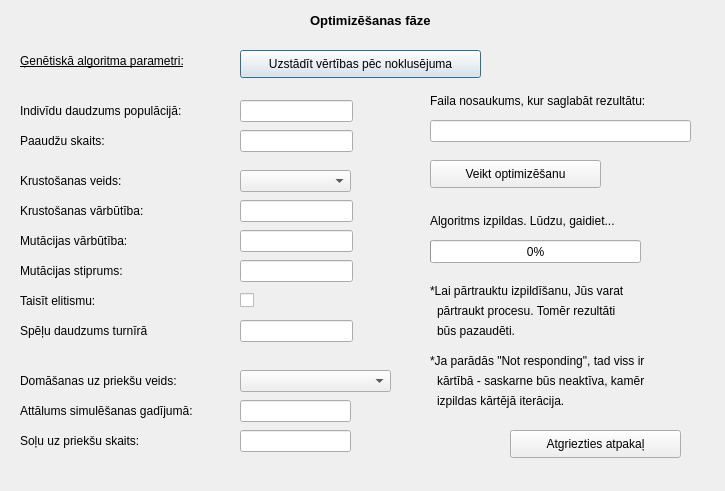
<?xml version="1.0" encoding="UTF-8"?>
<ui version="4.0">
 <class>OptimizingPhase</class>
 <widget class="QDialog" name="OptimizingPhase">
  <property name="geometry">
   <rect>
    <x>0</x>
    <y>0</y>
    <width>725</width>
    <height>491</height>
   </rect>
  </property>
  <property name="minimumSize">
   <size>
    <width>725</width>
    <height>491</height>
   </size>
  </property>
  <property name="maximumSize">
   <size>
    <width>725</width>
    <height>491</height>
   </size>
  </property>
  <property name="windowTitle">
   <string>Dialog</string>
  </property>
  <widget class="QLabel" name="label">
   <property name="geometry">
    <rect>
     <x>310</x>
     <y>0</y>
     <width>171</width>
     <height>41</height>
    </rect>
   </property>
   <property name="font">
    <font>
     <pointsize>10</pointsize>
     <weight>75</weight>
     <bold>true</bold>
    </font>
   </property>
   <property name="locale">
    <locale language="Latvian" country="Latvia"/>
   </property>
   <property name="text">
    <string>Optimizēšanas fāze</string>
   </property>
  </widget>
  <widget class="QLabel" name="label_2">
   <property name="geometry">
    <rect>
     <x>20</x>
     <y>40</y>
     <width>211</width>
     <height>41</height>
    </rect>
   </property>
   <property name="font">
    <font>
     <pointsize>9</pointsize>
     <weight>50</weight>
     <bold>false</bold>
     <underline>true</underline>
    </font>
   </property>
   <property name="locale">
    <locale language="Latvian" country="Latvia"/>
   </property>
   <property name="text">
    <string>Ģenētiskā algoritma parametri:</string>
   </property>
  </widget>
  <widget class="QLabel" name="label_3">
   <property name="geometry">
    <rect>
     <x>20</x>
     <y>90</y>
     <width>211</width>
     <height>41</height>
    </rect>
   </property>
   <property name="font">
    <font>
     <pointsize>9</pointsize>
     <weight>50</weight>
     <bold>false</bold>
     <underline>false</underline>
    </font>
   </property>
   <property name="locale">
    <locale language="Latvian" country="Latvia"/>
   </property>
   <property name="text">
    <string>Indivīdu daudzums populācijā:</string>
   </property>
  </widget>
  <widget class="QLabel" name="label_4">
   <property name="geometry">
    <rect>
     <x>20</x>
     <y>120</y>
     <width>211</width>
     <height>41</height>
    </rect>
   </property>
   <property name="font">
    <font>
     <pointsize>9</pointsize>
     <weight>50</weight>
     <bold>false</bold>
     <underline>false</underline>
    </font>
   </property>
   <property name="locale">
    <locale language="Latvian" country="Latvia"/>
   </property>
   <property name="text">
    <string>Paaudžu skaits:</string>
   </property>
  </widget>
  <widget class="QLabel" name="label_5">
   <property name="geometry">
    <rect>
     <x>20</x>
     <y>160</y>
     <width>211</width>
     <height>41</height>
    </rect>
   </property>
   <property name="font">
    <font>
     <pointsize>9</pointsize>
     <weight>50</weight>
     <bold>false</bold>
     <underline>false</underline>
    </font>
   </property>
   <property name="locale">
    <locale language="Latvian" country="Latvia"/>
   </property>
   <property name="text">
    <string>Krustošanas veids:</string>
   </property>
  </widget>
  <widget class="QLabel" name="label_6">
   <property name="geometry">
    <rect>
     <x>20</x>
     <y>190</y>
     <width>211</width>
     <height>41</height>
    </rect>
   </property>
   <property name="font">
    <font>
     <pointsize>9</pointsize>
     <weight>50</weight>
     <bold>false</bold>
     <underline>false</underline>
    </font>
   </property>
   <property name="locale">
    <locale language="Latvian" country="Latvia"/>
   </property>
   <property name="text">
    <string>Krustošanas vārbūtība:</string>
   </property>
  </widget>
  <widget class="QLabel" name="label_7">
   <property name="geometry">
    <rect>
     <x>20</x>
     <y>220</y>
     <width>211</width>
     <height>41</height>
    </rect>
   </property>
   <property name="font">
    <font>
     <pointsize>9</pointsize>
     <weight>50</weight>
     <bold>false</bold>
     <underline>false</underline>
    </font>
   </property>
   <property name="locale">
    <locale language="Latvian" country="Latvia"/>
   </property>
   <property name="text">
    <string>Mutācijas vārbūtība:</string>
   </property>
  </widget>
  <widget class="QLabel" name="label_8">
   <property name="geometry">
    <rect>
     <x>20</x>
     <y>250</y>
     <width>211</width>
     <height>41</height>
    </rect>
   </property>
   <property name="font">
    <font>
     <pointsize>9</pointsize>
     <weight>50</weight>
     <bold>false</bold>
     <underline>false</underline>
    </font>
   </property>
   <property name="locale">
    <locale language="Latvian" country="Latvia"/>
   </property>
   <property name="text">
    <string>Mutācijas stiprums:</string>
   </property>
  </widget>
  <widget class="QLabel" name="label_9">
   <property name="geometry">
    <rect>
     <x>20</x>
     <y>280</y>
     <width>211</width>
     <height>41</height>
    </rect>
   </property>
   <property name="font">
    <font>
     <pointsize>9</pointsize>
     <weight>50</weight>
     <bold>false</bold>
     <underline>false</underline>
    </font>
   </property>
   <property name="locale">
    <locale language="Latvian" country="Latvia"/>
   </property>
   <property name="text">
    <string>Taisīt elitismu:</string>
   </property>
  </widget>
  <widget class="QLabel" name="label_10">
   <property name="geometry">
    <rect>
     <x>20</x>
     <y>310</y>
     <width>211</width>
     <height>41</height>
    </rect>
   </property>
   <property name="font">
    <font>
     <pointsize>9</pointsize>
     <weight>50</weight>
     <bold>false</bold>
     <underline>false</underline>
    </font>
   </property>
   <property name="locale">
    <locale language="Latvian" country="Latvia"/>
   </property>
   <property name="text">
    <string>Spēļu daudzums turnīrā</string>
   </property>
  </widget>
  <widget class="QLabel" name="label_11">
   <property name="geometry">
    <rect>
     <x>20</x>
     <y>360</y>
     <width>211</width>
     <height>41</height>
    </rect>
   </property>
   <property name="font">
    <font>
     <pointsize>9</pointsize>
     <weight>50</weight>
     <bold>false</bold>
     <underline>false</underline>
    </font>
   </property>
   <property name="locale">
    <locale language="Latvian" country="Latvia"/>
   </property>
   <property name="text">
    <string>Domāšanas uz priekšu veids:</string>
   </property>
  </widget>
  <widget class="QLabel" name="label_12">
   <property name="geometry">
    <rect>
     <x>20</x>
     <y>390</y>
     <width>221</width>
     <height>41</height>
    </rect>
   </property>
   <property name="font">
    <font>
     <pointsize>9</pointsize>
     <weight>50</weight>
     <bold>false</bold>
     <underline>false</underline>
    </font>
   </property>
   <property name="locale">
    <locale language="Latvian" country="Latvia"/>
   </property>
   <property name="text">
    <string>Attālums simulēšanas gadījumā:</string>
   </property>
  </widget>
  <widget class="QLineEdit" name="numberOfIndividualsLineEdit">
   <property name="geometry">
    <rect>
     <x>240</x>
     <y>100</y>
     <width>113</width>
     <height>22</height>
    </rect>
   </property>
   <property name="locale">
    <locale language="Latvian" country="Latvia"/>
   </property>
  </widget>
  <widget class="QLineEdit" name="numberOfGenerationsLineEdit">
   <property name="geometry">
    <rect>
     <x>240</x>
     <y>130</y>
     <width>113</width>
     <height>22</height>
    </rect>
   </property>
   <property name="locale">
    <locale language="Latvian" country="Latvia"/>
   </property>
  </widget>
  <widget class="QComboBox" name="crossoverTypeComboBox">
   <property name="geometry">
    <rect>
     <x>240</x>
     <y>170</y>
     <width>111</width>
     <height>22</height>
    </rect>
   </property>
   <property name="locale">
    <locale language="Latvian" country="Latvia"/>
   </property>
  </widget>
  <widget class="QLineEdit" name="crossoverProbabilityLineEdit">
   <property name="geometry">
    <rect>
     <x>240</x>
     <y>200</y>
     <width>113</width>
     <height>22</height>
    </rect>
   </property>
   <property name="locale">
    <locale language="Latvian" country="Latvia"/>
   </property>
  </widget>
  <widget class="QLineEdit" name="mutationProbabilityLineEdit">
   <property name="geometry">
    <rect>
     <x>240</x>
     <y>230</y>
     <width>113</width>
     <height>22</height>
    </rect>
   </property>
   <property name="locale">
    <locale language="Latvian" country="Latvia"/>
   </property>
  </widget>
  <widget class="QLineEdit" name="mutationStrengthLineEdit">
   <property name="geometry">
    <rect>
     <x>240</x>
     <y>260</y>
     <width>113</width>
     <height>22</height>
    </rect>
   </property>
   <property name="locale">
    <locale language="Latvian" country="Latvia"/>
   </property>
  </widget>
  <widget class="QCheckBox" name="doElitismCheckBox">
   <property name="geometry">
    <rect>
     <x>240</x>
     <y>290</y>
     <width>21</width>
     <height>20</height>
    </rect>
   </property>
   <property name="text">
    <string/>
   </property>
  </widget>
  <widget class="QLineEdit" name="numberOfGamesInTournamentLineEdit">
   <property name="geometry">
    <rect>
     <x>240</x>
     <y>320</y>
     <width>113</width>
     <height>22</height>
    </rect>
   </property>
   <property name="locale">
    <locale language="Latvian" country="Latvia"/>
   </property>
  </widget>
  <widget class="QComboBox" name="doSimulationOfMovementCombBox">
   <property name="geometry">
    <rect>
     <x>240</x>
     <y>370</y>
     <width>151</width>
     <height>22</height>
    </rect>
   </property>
   <property name="locale">
    <locale language="Latvian" country="Latvia"/>
   </property>
  </widget>
  <widget class="QLineEdit" name="simulateDistanceLineEdit">
   <property name="geometry">
    <rect>
     <x>240</x>
     <y>400</y>
     <width>111</width>
     <height>22</height>
    </rect>
   </property>
   <property name="locale">
    <locale language="Latvian" country="Latvia"/>
   </property>
  </widget>
  <widget class="QLineEdit" name="movesLookForwardLineEdit">
   <property name="geometry">
    <rect>
     <x>240</x>
     <y>430</y>
     <width>111</width>
     <height>22</height>
    </rect>
   </property>
   <property name="locale">
    <locale language="Latvian" country="Latvia"/>
   </property>
  </widget>
  <widget class="QLabel" name="label_13">
   <property name="geometry">
    <rect>
     <x>20</x>
     <y>420</y>
     <width>221</width>
     <height>41</height>
    </rect>
   </property>
   <property name="font">
    <font>
     <pointsize>9</pointsize>
     <weight>50</weight>
     <bold>false</bold>
     <underline>false</underline>
    </font>
   </property>
   <property name="locale">
    <locale language="Latvian" country="Latvia"/>
   </property>
   <property name="text">
    <string>Soļu uz priekšu skaits:</string>
   </property>
  </widget>
  <widget class="QPushButton" name="defaultValuesPushButton">
   <property name="geometry">
    <rect>
     <x>240</x>
     <y>50</y>
     <width>241</width>
     <height>28</height>
    </rect>
   </property>
   <property name="font">
    <font>
     <pointsize>9</pointsize>
    </font>
   </property>
   <property name="text">
    <string>Uzstādīt vērtības pēc noklusējuma</string>
   </property>
  </widget>
  <widget class="QPushButton" name="executeAlgorithmPushButton">
   <property name="geometry">
    <rect>
     <x>430</x>
     <y>160</y>
     <width>171</width>
     <height>28</height>
    </rect>
   </property>
   <property name="font">
    <font>
     <pointsize>9</pointsize>
    </font>
   </property>
   <property name="text">
    <string>Veikt optimizēšanu</string>
   </property>
  </widget>
  <widget class="QProgressBar" name="progressBar">
   <property name="geometry">
    <rect>
     <x>430</x>
     <y>240</y>
     <width>211</width>
     <height>23</height>
    </rect>
   </property>
   <property name="value">
    <number>0</number>
   </property>
  </widget>
  <widget class="QLabel" name="progressLabel">
   <property name="geometry">
    <rect>
     <x>430</x>
     <y>210</y>
     <width>231</width>
     <height>21</height>
    </rect>
   </property>
   <property name="font">
    <font>
     <pointsize>9</pointsize>
    </font>
   </property>
   <property name="locale">
    <locale language="Latvian" country="Latvia"/>
   </property>
   <property name="text">
    <string>Algoritms izpildas. Lūdzu, gaidiet...</string>
   </property>
  </widget>
  <widget class="QPushButton" name="backPushButton">
   <property name="geometry">
    <rect>
     <x>510</x>
     <y>430</y>
     <width>171</width>
     <height>28</height>
    </rect>
   </property>
   <property name="font">
    <font>
     <pointsize>9</pointsize>
    </font>
   </property>
   <property name="text">
    <string>Atgriezties atpakaļ</string>
   </property>
  </widget>
  <widget class="QLineEdit" name="fileNameLineEdit">
   <property name="geometry">
    <rect>
     <x>430</x>
     <y>120</y>
     <width>261</width>
     <height>22</height>
    </rect>
   </property>
   <property name="locale">
    <locale language="Latvian" country="Latvia"/>
   </property>
  </widget>
  <widget class="QLabel" name="label_15">
   <property name="geometry">
    <rect>
     <x>430</x>
     <y>80</y>
     <width>261</width>
     <height>41</height>
    </rect>
   </property>
   <property name="font">
    <font>
     <pointsize>9</pointsize>
     <weight>50</weight>
     <bold>false</bold>
     <underline>false</underline>
    </font>
   </property>
   <property name="locale">
    <locale language="Latvian" country="Latvia"/>
   </property>
   <property name="text">
    <string>Faila nosaukums, kur saglabāt rezultātu:</string>
   </property>
  </widget>
  <widget class="QLabel" name="progressLabel_2">
   <property name="geometry">
    <rect>
     <x>430</x>
     <y>280</y>
     <width>241</width>
     <height>21</height>
    </rect>
   </property>
   <property name="font">
    <font>
     <pointsize>9</pointsize>
    </font>
   </property>
   <property name="locale">
    <locale language="Latvian" country="Latvia"/>
   </property>
   <property name="text">
    <string>*Lai pārtrauktu izpildīšanu, Jūs varat</string>
   </property>
  </widget>
  <widget class="QLabel" name="progressLabel_3">
   <property name="geometry">
    <rect>
     <x>437</x>
     <y>300</y>
     <width>241</width>
     <height>21</height>
    </rect>
   </property>
   <property name="font">
    <font>
     <pointsize>9</pointsize>
    </font>
   </property>
   <property name="locale">
    <locale language="Latvian" country="Latvia"/>
   </property>
   <property name="text">
    <string>pārtraukt procesu. Tomēr rezultāti</string>
   </property>
  </widget>
  <widget class="QLabel" name="progressLabel_4">
   <property name="geometry">
    <rect>
     <x>437</x>
     <y>320</y>
     <width>241</width>
     <height>21</height>
    </rect>
   </property>
   <property name="font">
    <font>
     <pointsize>9</pointsize>
    </font>
   </property>
   <property name="locale">
    <locale language="Latvian" country="Latvia"/>
   </property>
   <property name="text">
    <string>būs pazaudēti.</string>
   </property>
  </widget>
  <widget class="QLabel" name="progressLabel_5">
   <property name="geometry">
    <rect>
     <x>430</x>
     <y>350</y>
     <width>271</width>
     <height>21</height>
    </rect>
   </property>
   <property name="font">
    <font>
     <pointsize>9</pointsize>
    </font>
   </property>
   <property name="locale">
    <locale language="Latvian" country="Latvia"/>
   </property>
   <property name="text">
    <string>*Ja parādās &quot;Not responding&quot;, tad viss ir</string>
   </property>
  </widget>
  <widget class="QLabel" name="progressLabel_6">
   <property name="geometry">
    <rect>
     <x>437</x>
     <y>370</y>
     <width>261</width>
     <height>21</height>
    </rect>
   </property>
   <property name="font">
    <font>
     <pointsize>9</pointsize>
    </font>
   </property>
   <property name="locale">
    <locale language="Latvian" country="Latvia"/>
   </property>
   <property name="text">
    <string>kārtībā - saskarne būs neaktīva, kamēr </string>
   </property>
  </widget>
  <widget class="QLabel" name="progressLabel_7">
   <property name="geometry">
    <rect>
     <x>437</x>
     <y>390</y>
     <width>261</width>
     <height>21</height>
    </rect>
   </property>
   <property name="font">
    <font>
     <pointsize>9</pointsize>
    </font>
   </property>
   <property name="locale">
    <locale language="Latvian" country="Latvia"/>
   </property>
   <property name="text">
    <string>izpildas kārtējā iterācija.</string>
   </property>
  </widget>
 </widget>
 <resources/>
 <connections/>
</ui>
